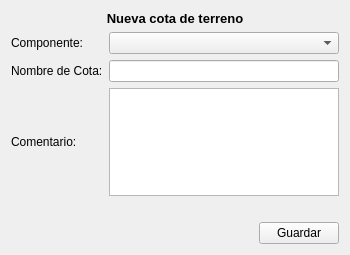
<?xml version="1.0" encoding="UTF-8"?>
<ui version="4.0">
 <class>Form</class>
 <widget class="QWidget" name="Form">
  <property name="geometry">
   <rect>
    <x>0</x>
    <y>0</y>
    <width>350</width>
    <height>255</height>
   </rect>
  </property>
  <property name="minimumSize">
   <size>
    <width>350</width>
    <height>0</height>
   </size>
  </property>
  <property name="windowTitle">
   <string>Form</string>
  </property>
  <property name="styleSheet">
   <string notr="true"/>
  </property>
  <layout class="QVBoxLayout" name="verticalLayout">
   <item>
    <layout class="QGridLayout" name="gridLayout">
     <item row="4" column="0" colspan="2">
      <widget class="QLabel" name="label_mensaje">
       <property name="text">
        <string/>
       </property>
      </widget>
     </item>
     <item row="1" column="1">
      <widget class="QComboBox" name="cb_lista_componentes"/>
     </item>
     <item row="1" column="0">
      <widget class="QLabel" name="label_2">
       <property name="text">
        <string>Componente:</string>
       </property>
      </widget>
     </item>
     <item row="3" column="1">
      <widget class="QTextEdit" name="input_comentario"/>
     </item>
     <item row="3" column="0">
      <widget class="QLabel" name="label_5">
       <property name="text">
        <string>Comentario:</string>
       </property>
      </widget>
     </item>
     <item row="0" column="0" colspan="2">
      <widget class="QLabel" name="label_7">
       <property name="font">
        <font>
         <pointsize>10</pointsize>
         <weight>75</weight>
         <bold>true</bold>
        </font>
       </property>
       <property name="text">
        <string>Nueva cota de terreno</string>
       </property>
       <property name="alignment">
        <set>Qt::AlignCenter</set>
       </property>
      </widget>
     </item>
     <item row="2" column="0">
      <widget class="QLabel" name="label">
       <property name="text">
        <string>Nombre de Cota:</string>
       </property>
      </widget>
     </item>
     <item row="2" column="1">
      <widget class="QLineEdit" name="input_nombre"/>
     </item>
     <item row="5" column="0" colspan="2">
      <widget class="QFrame" name="frame_piepagina">
       <property name="styleSheet">
        <string notr="true">QFrame {
    border: none;
    outline: none;
}
</string>
       </property>
       <property name="frameShape">
        <enum>QFrame::StyledPanel</enum>
       </property>
       <property name="frameShadow">
        <enum>QFrame::Raised</enum>
       </property>
       <layout class="QHBoxLayout" name="horizontalLayout">
        <property name="leftMargin">
         <number>0</number>
        </property>
        <property name="topMargin">
         <number>0</number>
        </property>
        <property name="rightMargin">
         <number>0</number>
        </property>
        <property name="bottomMargin">
         <number>0</number>
        </property>
        <item>
         <spacer name="horizontalSpacer">
          <property name="orientation">
           <enum>Qt::Horizontal</enum>
          </property>
          <property name="sizeHint" stdset="0">
           <size>
            <width>129</width>
            <height>20</height>
           </size>
          </property>
         </spacer>
        </item>
        <item>
         <widget class="QPushButton" name="btn_registrar">
          <property name="text">
           <string>Guardar</string>
          </property>
         </widget>
        </item>
       </layout>
      </widget>
     </item>
    </layout>
   </item>
  </layout>
 </widget>
 <resources/>
 <connections/>
</ui>
